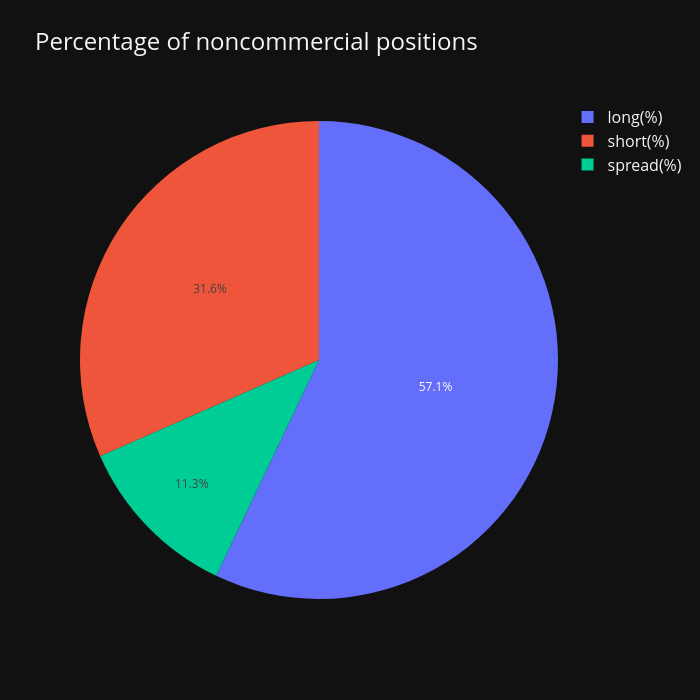

Notebook source saved alongside this figure:
### Markdown cell above
### **Percentage of participant positions**

### Code cell
import plotly.graph_objects as go

pie_df = picked_participant_df.tail(1)[[
    "long(%)", "short(%)", "spread(%)"
]]

labels = pie_df.columns.tolist()
values = pie_df.iloc[0].tolist()

fig = go.Figure(
    data=[go.Pie(labels=labels, values=values)]
)

fig.update_layout(
    height=700,
    width=700,
    template='plotly_dark',
    legend=dict(font=dict(size=16)),
    title=dict(text=f"Percentage of {participant_STR} positions", font=dict(size=24)),
)

fig.show()

### Figure 1 — Plotly figure (JSON) as saved in the notebook; plotly's stock layout.template omitted (floating-point values rounded to 4 significant figures)
{"data": [{"labels": ["long(%)", "short(%)", "spread(%)"], "type": "pie", "values": [57.07, 31.59, 11.33]}], "layout": {"height": 700, "legend": {"font": {"size": 16}}, "title": {"font": {"size": 24}, "text": "Percentage of noncommercial positions"}, "width": 700}}
